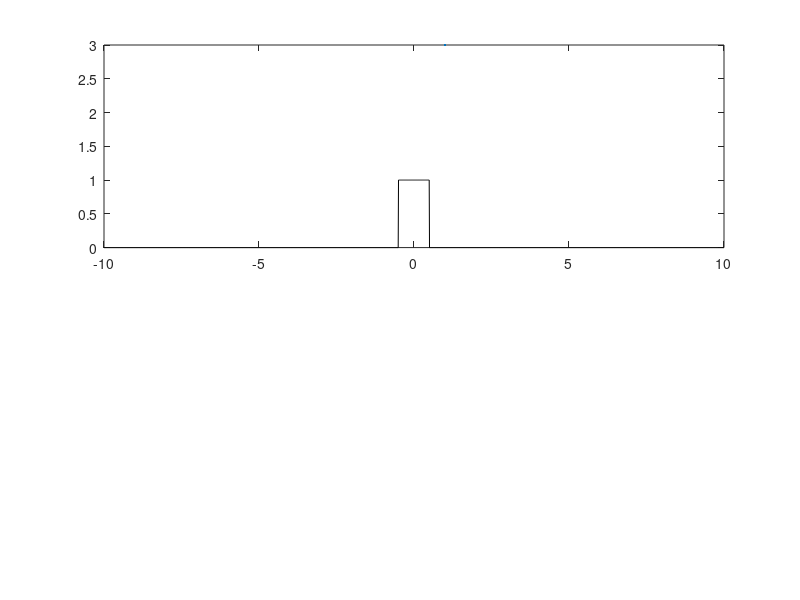

This figure's MATLAB source: (Note: this script raises an error after producing the figure.)
clc;
clear all;
close all;

t=-10:0.01:10

%x=cos(2*pi*t)
x=rectpuls(t)
w=(-10:0.01:10)*pi

for i=1:length(w)
y(i)=trapz(t, x.*exp(-j*w(i).*t))
end
subplot(2,1,1)
plot(t,x,'k',LineWidth=3)
ylabel("Amplitude", FontSize=18)
xlabel("Time", FontSize=18)
title("Original signal (cos(wt))", FontSize=18)
subtitle("Rounak Banga-E24ECEU0029", FontSize=18)
subplot(2,1,2)
plot(w,abs(y),'k',LineWidth=3)
ylabel("Amplitude", FontSize=18)
xlabel("Time", FontSize=18)
title("Fourier transform of cos(wt)", FontSize=18)
subtitle("Rounak Banga-E24ECEU0029", FontSize=18)